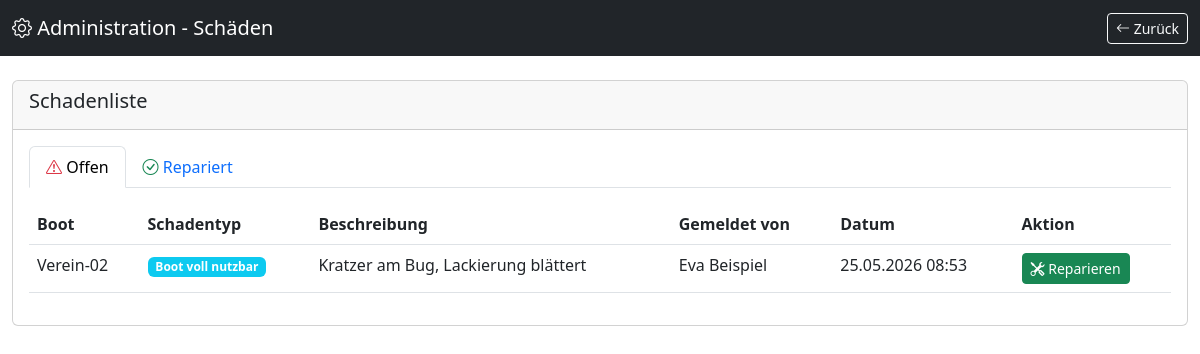
Screenshot of /admin/damages.php (signed in) with the database file from the repository.
### tables this page shows
CREATE TABLE IF NOT EXISTS boat_damages (
    id INT AUTO_INCREMENT PRIMARY KEY,
    boat_id INT NOT NULL,
    damage_description TEXT NOT NULL,
    damage_type ENUM('Boot voll nutzbar', 'Boot eingeschränkt nutzbar', 'Boot nicht nutzbar') NOT NULL,
    reporter_member_id INT NULL COMMENT 'Mitglied aus Dropdown',
    reporter_name VARCHAR(255) NULL COMMENT 'Freie Eingabe des Namens',
    is_fixed BOOLEAN DEFAULT FALSE,
    fixed_at TIMESTAMP NULL,
    fixed_by_member_id INT NULL COMMENT 'Repariert von (Mitglied)',
    fixed_by_name VARCHAR(255) NULL COMMENT 'Repariert von (freie Eingabe)',
    repair_cost DECIMAL(10, 2) NULL COMMENT 'Materialkosten in Euro',
    work_hours DECIMAL(5, 2) NULL COMMENT 'Benötigte Arbeitszeit in Stunden',
    is_insurance_claim BOOLEAN DEFAULT FALSE COMMENT 'Versicherungsfall',
    repair_notes TEXT COMMENT 'Bemerkungen zur Reparatur',
    created_at TIMESTAMP DEFAULT CURRENT_TIMESTAMP,
    updated_at TIMESTAMP DEFAULT CURRENT_TIMESTAMP ON UPDATE CURRENT_TIMESTAMP,
    FOREIGN KEY (boat_id) REFERENCES boats(id) ON DELETE CASCADE,
    FOREIGN KEY (reporter_member_id) REFERENCES members(id) ON DELETE SET NULL,
    FOREIGN KEY (fixed_by_member_id) REFERENCES members(id) ON DELETE SET NULL,
    INDEX idx_boat (boat_id),
    INDEX idx_fixed (is_fixed)
);

CREATE TABLE IF NOT EXISTS boats (
    id INT AUTO_INCREMENT PRIMARY KEY,
    boat_name VARCHAR(100) NOT NULL UNIQUE,
    boat_type ENUM('Seekajak', 'Tourenkajak', 'Freizeitkajak', 'Rennkajak', 'Surf Ski', 'Faltboot', 'Modul-Kajak', 'Packraft', 'Canadier', 'Wildwasser Kajak', 'Wildwasser-Canadier', 'Outrigger', 'SUP', 'Anhänger') NOT NULL,
    seats INT NOT NULL CHECK (seats >= 1 AND seats <= 10),
    default_crew_1 INT NULL COMMENT 'Standard-Mannschaft Platz 1',
    default_crew_2 INT NULL COMMENT 'Standard-Mannschaft Platz 2',
    valid_until DATE NULL COMMENT 'Boot im Bestand bis (NULL = unbegrenzt)',
    storage_location VARCHAR(255) NULL COMMENT 'Bootsplatz/Lagerort',
    note_start TEXT NULL COMMENT 'Hinweis bei Fahrtbeginn',
    note_end TEXT NULL COMMENT 'Hinweis bei Rückkehr',
    video_url VARCHAR(500) NULL COMMENT 'YouTube-Anleitungsvideo URL',
    boat_image VARCHAR(500) NULL COMMENT 'URL zum eigenen Boot-Bild (relativ oder absolut)',
    boat_icon_id INT NULL COMMENT 'Referenz auf boat_icons (eigenes Icon)',
    boat_details JSON NULL COMMENT 'Boot-Steckbrief als JSON (Modell, Hersteller, Technik, Eignung, etc.)',
    created_at TIMESTAMP DEFAULT CURRENT_TIMESTAMP,
    updated_at TIMESTAMP DEFAULT CURRENT_TIMESTAMP ON UPDATE CURRENT_TIMESTAMP,
    FOREIGN KEY (default_crew_1) REFERENCES members(id) ON DELETE SET NULL,
    FOREIGN KEY (default_crew_2) REFERENCES members(id) ON DELETE SET NULL,
    FOREIGN KEY (boat_icon_id) REFERENCES boat_icons(id) ON DELETE SET NULL,
    INDEX idx_boat_name (boat_name),
    INDEX idx_boat_type (boat_type),
    INDEX idx_valid_until (valid_until)
);

CREATE TABLE IF NOT EXISTS members (
    id INT AUTO_INCREMENT PRIMARY KEY,
    first_name VARCHAR(100) NOT NULL,
    last_name VARCHAR(100) NOT NULL,
    salutation ENUM('Herr', 'Frau', 'Divers') DEFAULT 'Herr',
    status ENUM('Gastmitglied', 'Jugendmitglied', 'Passiv', 'Ehrenmitglied', 'Aktiv') DEFAULT 'Aktiv',
    membership_no VARCHAR(50) UNIQUE,
    email VARCHAR(255),
    password VARCHAR(255) NULL DEFAULT NULL COMMENT 'DEPRECATED — Auth via REDAXO-API. Wird nicht mehr befüllt.',
    valid_until DATE NULL COMMENT 'Mitglied bis (NULL = unbegrenzt, Datum = ab dann inaktiv/nicht mehr in Dropdowns)',
    created_at TIMESTAMP DEFAULT CURRENT_TIMESTAMP,
    updated_at TIMESTAMP DEFAULT CURRENT_TIMESTAMP ON UPDATE CURRENT_TIMESTAMP,
    INDEX idx_membership_no (membership_no),
    INDEX idx_name (last_name, first_name),
    INDEX idx_valid_until (valid_until)
);

### includes/functions.php (called while the page is built, shortened)
<?php
function e($string) {
    return htmlspecialchars($string ?? '', ENT_QUOTES, 'UTF-8');
}

### admin/damages.php (the view, shortened to what this page needs)
<?php
require_once __DIR__ . '/../includes/functions.php';
$db = Database::getInstance()->getConnection();
$query = "SELECT
          bd.*,
          b.boat_name,
          m1.first_name as reporter_first, m1.last_name as reporter_last,
          m2.first_name as fixer_first, m2.last_name as fixer_last
          FROM boat_damages bd
          JOIN boats b ON bd.boat_id = b.id
          LEFT JOIN members m1 ON bd.reporter_member_id = m1.id
          LEFT JOIN members m2 ON bd.fixed_by_member_id = m2.id
          ORDER BY bd.is_fixed ASC, bd.created_at DESC";
$stmt = $db->prepare($query);
$stmt->execute();
$damages = $stmt->fetchAll();
$repairMode = isset($_GET['repair']) ? (int)$_GET['repair'] : null;
?>
<!DOCTYPE html>
<html lang="de">
<head>
    <link href="https://cdn.jsdelivr.net/npm/bootstrap@5.3.0/dist/css/bootstrap.min.css" rel="stylesheet">
    <link rel="stylesheet" href="https://cdn.jsdelivr.net/npm/bootstrap-icons@1.11.0/font/bootstrap-icons.css">
</head>
<body>
    <nav class="navbar navbar-dark bg-dark">
        <div class="container-fluid">
            <a class="navbar-brand" href="/admin/">
                <i class="bi bi-gear"></i> Administration - Schäden
            </a>
            <a href="/admin/" class="btn btn-outline-light btn-sm">
                <i class="bi bi-arrow-left"></i> Zurück
            </a>
        </div>
    </nav>
    <div class="container-fluid mt-4">
        <div class="row">
            <div class="<?php echo $repairMode ? 'col-md-8' : 'col-12'; ?>">
                <div class="card">
                    <div class="card-header">
                        <h5>Schadenliste</h5>
                    </div>
                    <div class="card-body">
                        <ul class="nav nav-tabs mb-3" id="damagesTab" role="tablist">
                            <li class="nav-item" role="presentation">
                                <button class="nav-link active" id="unfixed-tab" data-bs-toggle="tab"
                                        data-bs-target="#unfixed" type="button">
                                    <i class="bi bi-exclamation-triangle text-danger"></i> Offen
                                </button>
                            </li>
                            <li class="nav-item" role="presentation">
                                <button class="nav-link" id="fixed-tab" data-bs-toggle="tab"
                                        data-bs-target="#fixed" type="button">
                                    <i class="bi bi-check-circle text-success"></i> Repariert
                                </button>
                            </li>
                        </ul>
                        <div class="tab-content" id="damagesTabContent">
                            <div class="tab-pane fade show active" id="unfixed" role="tabpanel">
                                <div class="table-responsive">
                                    <table class="table table-hover">
                                        <thead>
                                            <tr>
                                                <th>Boot</th>
                                                <th>Schadentyp</th>
                                                <th>Beschreibung</th>
                                                <th>Gemeldet von</th>
                                                <th>Datum</th>
                                                <th>Aktion</th>
                                            </tr>
                                        </thead>
                                        <tbody>
                                            <?php foreach ($damages as $damage): ?>
                                                <?php if (!$damage['is_fixed']): ?>
                                                <tr>
                                                    <td><?php echo e($damage['boat_name']); ?></td>
                                                    <td>
                                                        <?php
                                                        $badgeColor = 'secondary';
                                                        if ($damage['damage_type'] === 'Boot nicht nutzbar') {
                                                            $badgeColor = 'danger';
                                                        } elseif ($damage['damage_type'] === 'Boot eingeschränkt nutzbar') {
                                                            $badgeColor = 'warning';
                                                        } elseif ($damage['damage_type'] === 'Boot voll nutzbar') {
                                                            $badgeColor = 'info';
                                                        }
                                                        ?>
                                                        <span class="badge bg-<?php echo $badgeColor; ?>">
                                                            <?php echo e($damage['damage_type']); ?>
                                                        </span>
                                                    </td>
                                                    <td><?php echo e(substr($damage['damage_description'], 0, 100)) . (strlen($damage['damage_description']) > 100 ? '...' : ''); ?></td>
                                                    <td>
                                                        <?php if ($damage['reporter_first']): ?>
                                                            <?php echo e($damage['reporter_first'] . ' ' . $damage['reporter_last']); ?>
                                                        <?php else: ?>
                                                            <?php echo e($damage['reporter_name']); ?>
                                                        <?php endif; ?>
                                                    </td>
                                                    <td><?php echo date('d.m.Y H:i', strtotime($damage['created_at'])); ?></td>
                                                    <td>
                                                        <a href="?repair=<?php echo $damage['id']; ?>" class="btn btn-sm btn-success">
                                                            <i class="bi bi-tools"></i> Reparieren
                                                        </a>
                                                    </td>
                                                </tr>
                                                <?php endif; ?>
                                            <?php endforeach; ?>
                                        </tbody>
                                    </table>
                                </div>
                            </div>
                        </div>
                    </div>
                </div>
            </div>
        </div>
    </div>
</body>
</html>

### rows the page displays
boat_damages: boat.boat_name "Verein-02", damage_type "Boot voll nutzbar", damage_description "Kratzer am Bug, Lackierung blättert", reporter_member.last_name "Eva Beispiel", created_at "25.05.2026 08:53"
